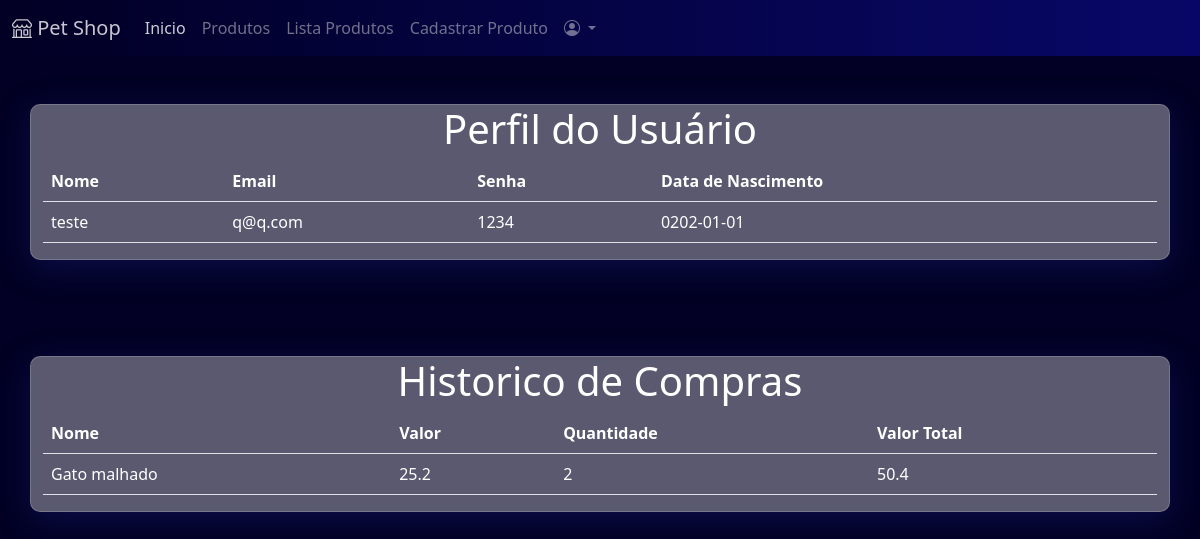
The page /usuarios/perfil.php (signed in) on the database its author committed.
### tables this page shows
CREATE TABLE usuarios(
id INTEGER PRIMARY KEY AUTOINCREMENT,
nome TEXT,
email TEXT,
data_nascimento TEXT,
senha TEXT
, foto TEXT);

CREATE TABLE produtos(
id INTEGER PRIMARY KEY AUTOINCREMENT,
nome TEXT,
tipo TEXT,
descricao TEXT,
preco REAL,
quantidade INTEGER,
imagem TEXT
);

CREATE TABLE compra(
id INTEGER PRIMARY KEY AUTOINCREMENT,
id_usuario INTEGER,
id_produto INTEGER,
quantidade INTEGER,
valorTotal REAL,
FOREIGN KEY(id_usuario) REFERENCES usuarios(id),
FOREIGN KEY(id_produto) REFERENCES produtos(id)
);

### usuarios/perfil.php (the view, shortened to what this page needs)
<?php
include "../configuracao/conexao.php";
$DadosUser = "SELECT * FROM usuarios WHERE
email = '" . $_SESSION['usuario'] . "'";
$consulta = $db->query($DadosUser);
include "../componentes/header.php";
?>
<section class="py-5">
    <div class="container efeito-vidro">
        <div class="row">
            <div class="col-12">
                <h1 class="text-center">
                    Perfil do Usuário
                </h1>
            </div>
        </div>
        <div class="row">
            <div class="col-12">
                <table class="table text-white">
                    <thead>
                        <tr>
                            <th scope="col">Nome</th>
                            <th scope="col">Email</th>
                            <th scope="col">Senha</th>
                            <th scope="col">Data de Nascimento</th>
                        </tr>
                    </thead>
                    <tbody>
                        <?php while ($linha = $consulta->fetchArray()) { ?>
                            <tr>
                                <?php $id = $linha["id"]; ?>
                                <td><?php echo $linha["nome"]; ?></td>
                                <td><?php echo $linha["email"]; ?></td>
                                <td><?php echo $linha["senha"]; ?></td>
                                <td><?php echo $linha["data_nascimento"];
                                    ?></td>
                            </tr>
                        <?php } ?>
                    </tbody>
                </table>
            </div>
        </div>
    </div>
</section>
<section class="py-5">
    <div class="container efeito-vidro">
        <div class="row">
            <div class="col-12">
                <h1 class="text-center">
                    Historico de Compras
                </h1>
            </div>
        </div>
        <div class="row">
            <div class="col-12">
                <table class="table text-white">
                    <thead>
                        <tr>
                            <th scope="col">Nome</th>
                            <th scope="col">Valor</th>
                            <th scope="col">Quantidade</th>
                            <th scope="col">Valor Total</th>
                        </tr>
                    </thead>
                    <tbody>
                        <?php
                        $historico = "SELECT * FROM compra WHERE
                           id_usuario = '" . $id . "'";
                        $consulta = $db->query($historico);
                        while ($linha = $consulta->fetchArray()) { ?>
                            <tr>
                                <?php
                                $produtos = "SELECT * FROM produtos WHERE
                                id = '" . $linha["id_produto"] . "'";
                                $consulta2 = $db->query($produtos);
                                while ($linha2 = $consulta2->fetchArray()) { ?>
                                    <td><?php echo $linha2["nome"]; ?></td>
                                    <td><?php echo $linha2["preco"]; ?></td>
                                    <td><?php echo $linha["quantidade"]; ?></td>
                                    <td><?php echo $linha["valorTotal"]; ?></td>
                                <?php } ?>
                            </tr>
                        <?php } ?>
                    </tbody>
                </table>
            </div>
        </div>
    </div>
</section>
<?php
include "../componentes/footer.php";
?>

### componentes/estilo.css (style rules this page uses)
.bg-2 { background-color: #020024; }
.efeito-vidro { background: rgba(255, 255, 255, 0.35); box-shadow: 0 8px 32px 0 rgba(31, 38, 135, 0.37); backdrop-filter: blur(13.5px); -webkit-backdrop-filter: blur(13.5px); border-radius: 10px; border: 1px solid rgba(255, 255, 255, 0.18); color: #fff; }

### rows shown on the page
usuarios: nome "teste", email "q@q.com", senha "1234", data_nascimento "0202-01-01"
compra: quantidade "2", valorTotal "50.4"
produtos: nome "Gato malhado", preco "25.2"
